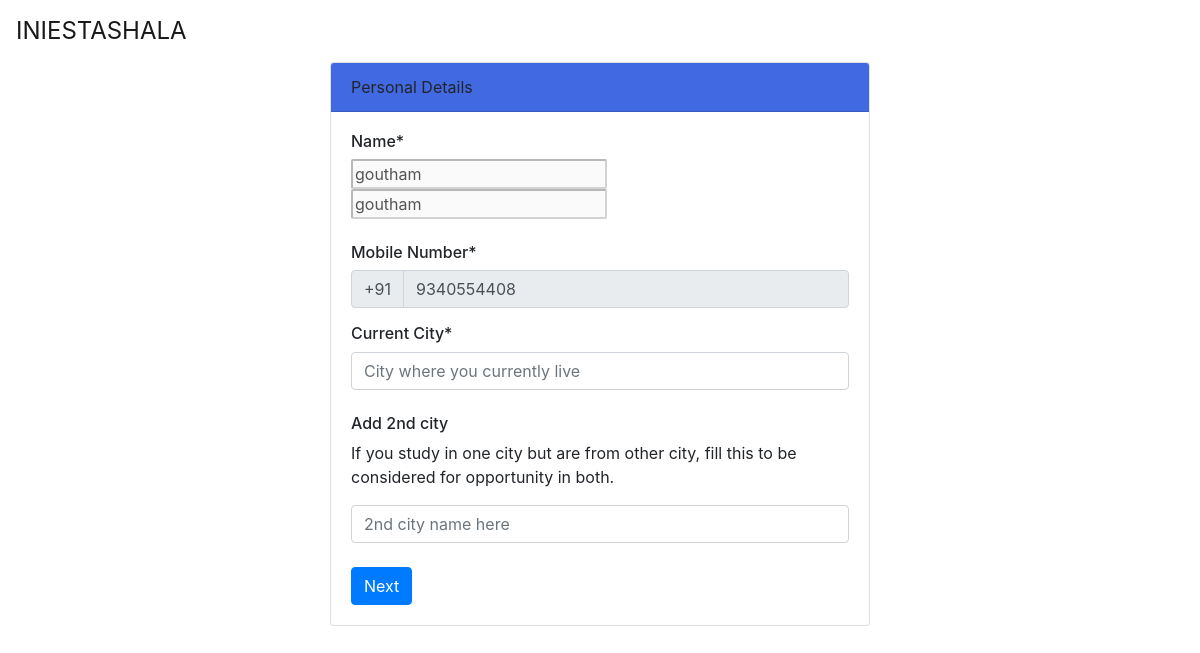
The app's page /personal-details.php (signed in) with its own data.
### tables this page shows
CREATE TABLE IF NOT EXISTS `users` (
  `id` int(11) NOT NULL AUTO_INCREMENT,
  `first_name` varchar(40) NOT NULL,
  `last_name` varchar(40) NOT NULL,
  `phone` varchar(40) NOT NULL,
  `email` varchar(40) NOT NULL,
  `password` varchar(40) NOT NULL,
  `is_employer` tinyint(1) NOT NULL,
  `city1` varchar(40) DEFAULT NULL,
  `city2` varchar(40) DEFAULT NULL,
  `type` varchar(40) DEFAULT NULL,
  `job_pre_1` varchar(30) DEFAULT NULL,
  `job_pre_2` varchar(30) DEFAULT NULL,
  `job_pre_3` varchar(30) DEFAULT NULL,
  `city_pre_1` varchar(30) DEFAULT NULL,
  `city_pre_2` varchar(30) DEFAULT NULL,
  `city_pre_3` varchar(30) DEFAULT NULL,
  `education` varchar(1000) NOT NULL DEFAULT '',
  `internships` varchar(1000) NOT NULL DEFAULT '',
  `trainings` varchar(1000) NOT NULL DEFAULT '',
  `projects` varchar(1000) NOT NULL DEFAULT '',
  `work_samples` varchar(1000) NOT NULL DEFAULT '',
  `skills` varchar(1000) NOT NULL DEFAULT '',
  `additional_details` varchar(1000) NOT NULL DEFAULT '',
  `approval_status` varchar(100) NOT NULL DEFAULT 'Not Approved',
  PRIMARY KEY (`id`)
);

### personal-details.php (the view, shortened to what this page needs)
<?php
if(!isset($_SESSION['id'])){
header('location: login.php?msg=kindly sign in first');
exit;
}
else
{ $now = time();
 if ($now > $_SESSION['expire']) {
            session_unset();
             session_destroy();
            echo "Your session has expired! <a href='registerStudent.php'>sign up here</a>";
}
        else {
        function first_name()
        {
include("connection.php");
        $querry='select * from users where email="'.$_SESSION['id'].'"';
        $res= mysqli_query($con, $querry)or die(mysqli_errno($con));
        $out= mysqli_fetch_array($res)or die(mysqli_errno($con));
        return $out["first_name"];
        }
          function last_name()
        {
include("connection.php");
        $querry='select * from users where email="'.$_SESSION['id'].'"';
        $res= mysqli_query($con, $querry)or die(mysqli_errno($con));
        $out= mysqli_fetch_array($res)or die(mysqli_errno($con));
        return $out["last_name"];
        }
          function mobile_no()
        {
        include("connection.php");
        $querry='select * from users where email="'.$_SESSION['id'].'"';
        $res= mysqli_query($con, $querry)or die(mysqli_errno($con));
        $out= mysqli_fetch_array($res)or die(mysqli_errno($con));
        return $out["phone"];
        }
        ?>
<!DOCTYPE html>
<html lang="en">
<head>
   <link rel="stylesheet" href="https://stackpath.bootstrapcdn.com/bootstrap/4.4.1/css/bootstrap.min.css"
>
</head>
<body>
    <nav class="navbar navbar-expand-lg navbar-light">
        <a class="navbar-brand" style="font-size:x-large;" href="index.html"><i class="fab fa-invision"></i> INIESTASHALA</a>
    </nav>
    <div class="container">
        <div class="row justify-content-md-center">
            <div class="col-md-6">
                <div class="card">
                    <div style="background-color: royalblue;" class="card-header">
                        Personal Details
                    </div>
                    <div class="card-body text-left">
                        <form method="post">
                        <h6>Name*</h6>
                        <input class="round-corners" type="text" placeholder="FirstName" required id="first_name" disabled value="<?php echo(first_name()); ?>">&nbsp;&nbsp;
                        <input class="round-corners" type="text" placeholder="LastName" id="last_name" disabled value="<?php echo(last_name());?>"><br><br>
                        <h6>Mobile Number*</h6>
                        <div class="input-group mb-3">
                            <div class="input-group-prepend">
                                <span class="input-group-text" id="basic-addon1">+91</span>
                            </div>
                            <input type="text" class="form-control" placeholder="10 digit Mobile Number"
                                aria-label="Username" aria-describedby="basic-addon1" id="mobile_no" name="mobile_no" disabled value="<?php echo(mobile_no());?>">
                        </div>
                        <h6>Current City*</h6>
                        <input type="text" class="form-control" placeholder="City where you currently live" id="city1" name="city1"><br>
                        <h6>Add 2nd city</h6>
                        <p>If you study in one city but are from other city, fill this to be considered for opportunity
                            in both.</p>
                        <input type="text" class="form-control" placeholder="2nd city name here" id="city2" name="city2"><br>
                        <button type="submit"  class="btn btn-primary ml-auto" id="submit">Next</button>
                        </form>
                    </div>
                </div>
            </div>
        </div>
    </div>
</body>
</html>
<?php }} ?>

### personal-details.php (style rules this page uses)
.round-corners { border-radius: 2px; }

### records on screen
users: first_name "goutham", last_name "goutham", mobile_no "9340554408"
